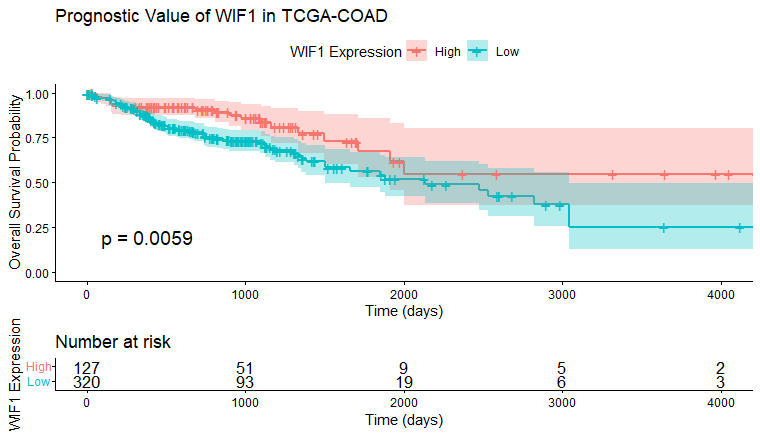

The R source for this figure:
# --- Load the main library ---
library(TCGAbiolinks)

# --- 1. Re-create the query (this is fast) ---
print("--- Step 1: Re-creating query ---")
query_coad <- GDCquery(
  project = "TCGA-COAD",
  data.category = "Transcriptome Profiling",
  data.type = "Gene Expression Quantification",
  workflow.type = "STAR - Counts" 
  # Note: If you used "HTSeq - Counts" before, change it here.
)

# --- 2. Re-prepare the se_coad object (This may take 5-10 minutes) ---
print("--- Step 2: Re-creating se_coad object... (This is not downloading) ---")
# This will read from your 'GDCdata' folder, NOT re-download.
se_coad <- GDCprepare(query = query_coad)

print("--- 'se_coad' is back in your environment! ---")

# --- 3. Rebuild all helper objects ---
print("--- Step 3: Rebuilding helper objects... ---")
library(SummarizedExperiment)
library(edgeR)

# Recreate 'clinical_df' (with survival data)
clinical_df <- as.data.frame(colData(se_coad))
clinical_df$survival_time <- ifelse(
  !is.na(clinical_df$days_to_death),
  clinical_df$days_to_death,
  clinical_df$days_to_last_follow_up
)
clinical_df$vital_status_numeric <- ifelse(
  clinical_df$vital_status == "Dead",
  1,
  0
)

# Recreate 'gene_info'
gene_info <- as.data.frame(rowData(se_coad))

# Recreate 'log2_cpm_matrix'
# Check the assay name. "unstranded" is common for STAR - Counts
count_matrix <- assay(se_coad, "unstranded") 
cpm_matrix <- edgeR::cpm(count_matrix)
log2_cpm_matrix <- log2(cpm_matrix + 1)

print("--- Environment is READY. You can now run your function. ---")

library(survival)
library(survminer)

run_km_analysis("WIF1")

# --- Corrected Reusable KM Analysis Function ---

run_km_analysis <- function(gene_symbol) {
  
  print(paste("--- Starting Analysis for:", gene_symbol, "---"))
  
  # --- 1. Find the Gene ---
  ensembl_id <- gene_info$gene_id[gene_info$gene_name == gene_symbol]
  
  if (length(ensembl_id) == 0) {
    print(paste("ERROR: Gene symbol", gene_symbol, "not found. Skipping."))
    return(NULL)
  }
  
  # Get expression data (use [1] in case of multiple IDs)
  gene_expression <- log2_cpm_matrix[ensembl_id[1], ]
  
  # --- 2. Create Analysis DataFrame ---
  expression_df <- data.frame(
    full_barcode = names(gene_expression),
    expression = as.numeric(gene_expression)
  )
  
  survival_df <- data.frame(
    full_barcode = rownames(clinical_df),
    survival_time = clinical_df$survival_time,
    vital_status_numeric = clinical_df$vital_status_numeric
  )
  
  analysis_df <- merge(survival_df, expression_df, by = "full_barcode")
  
  # --- 3. Clean Data ---
  analysis_df <- na.omit(analysis_df)
  analysis_df <- analysis_df[analysis_df$survival_time > 0, ]
  
  if(nrow(analysis_df) == 0 || length(unique(analysis_df$vital_status_numeric)) < 2) {
    print(paste("ERROR: Not enough data or only one event type for", gene_symbol, ". Skipping."))
    return(NULL)
  }
  
  # --- 4. Find Cutpoint ---
  cutpoint_object <- surv_cutpoint(
    data = analysis_df,
    time = "survival_time",
    event = "vital_status_numeric",
    variables = "expression"
  )
  
  analysis_df <- surv_categorize(cutpoint_object)
  
  # --- 5. (CORRECTED) Fit & Plot Model ---
  # This is the standard, robust way to call survfit.
  # We build the Surv() object INSIDE the formula.
  fit_model <- survfit(
    Surv(survival_time, vital_status_numeric) ~ expression, 
    data = analysis_df
  )
  
  # --- 6. Create the Plot ---
  km_plot <- ggsurvplot(
    fit_model,
    data = analysis_df,
    pval = TRUE,
    conf.int = TRUE,
    risk.table = TRUE,
    legend.title = paste(gene_symbol, "Expression"),
    legend.labs = c("High", "Low"),
    xlab = "Time (days)",
    ylab = "Overall Survival Probability",
    title = paste("Prognostic Value of", gene_symbol, "in TCGA-COAD"),
    ggtheme = theme_classic()
  )
  
  # Print the plot to your RStudio "Plots" pane
  print(km_plot)
  
  # --- 7. Save Files ---
  # Save the plot
  ggsave(paste0(gene_symbol, "_KM_Plot.png"), width = 8, height = 8, dpi = 300)
  
  # Save the data
  write.csv(analysis_df, paste0(gene_symbol, "_analysis_data.csv"), row.names = FALSE)
  
  print(paste("--- Analysis for", gene_symbol, "Complete. Plot and data saved. ---"))
  
  # Return the plot object
  return(km_plot)
}
run_km_analysis("WIF1")